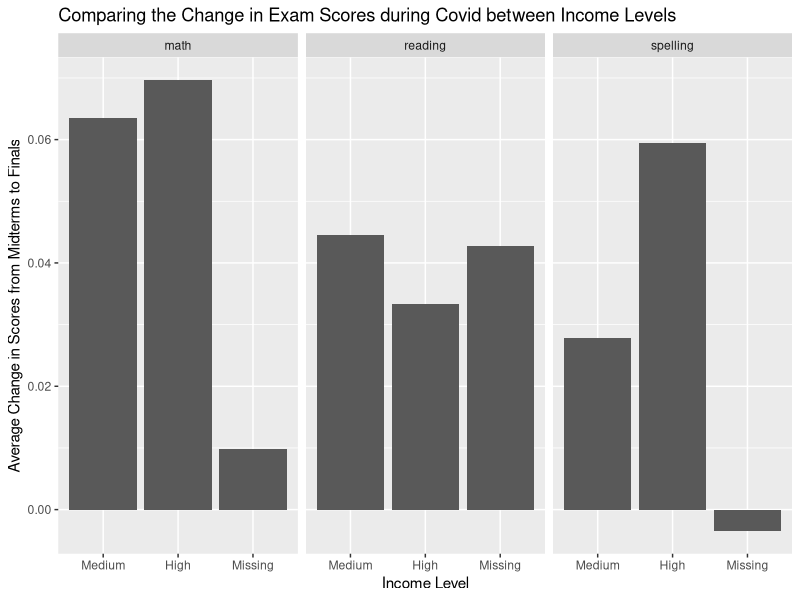
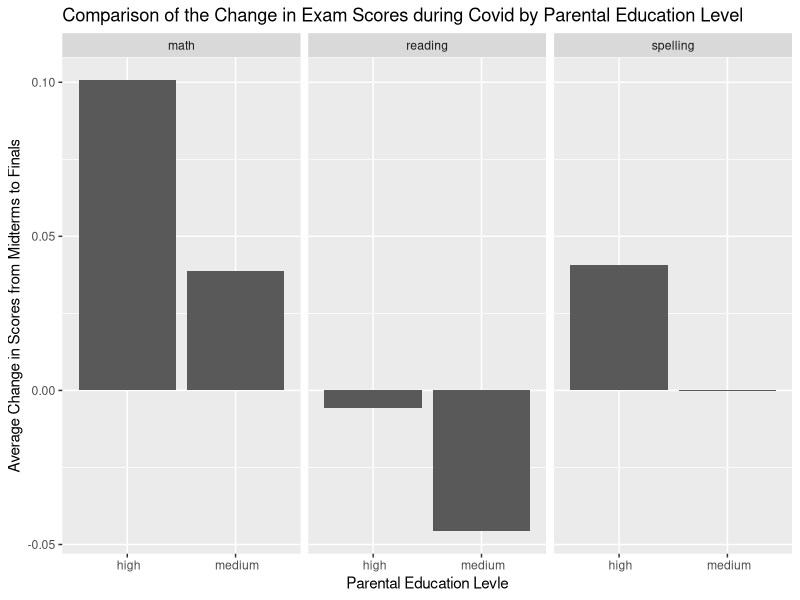

The R script that drew these images, in order:
## ---- chunk 1
library(tidyverse) 

covid <- read_csv("data/factored_covid.csv")
## ---- chunk 2
covid |>
  filter(str_detect(VARIABLES, "income")) |>
  mutate(income_level = as.factor(str_to_sentence(str_extract(VARIABLES, "Medium|High|missing")))) |>
  mutate(income_level = fct_relevel(income_level, c("Medium", "High", "Missing"))) |>
  select(-VARIABLES, -...1, -...2) |>
  group_by(income_level, subject) |>
  summarize(mean_scores_diff = mean(scores_diff)) |>
  ggplot(aes(y = mean_scores_diff, x = income_level)) +
  geom_col() +
  facet_wrap(~subject) +
  labs(x = "Income Level", 
       y = "Average Change in Scores from Midterms to Finals", 
       title = "Comparing the Change in Exam Scores during Covid between Income Levels")
## ---- chunk 3
# Viz 4: Scores During Covid By Parent Education Level
covid |>
  filter(VARIABLES %in% c("COVID-19 year * Parental education high", "COVID-19 year * Parental education medium")) |>
  group_by(VARIABLES,subject) |>
  mutate(VARIABLES = str_sub(VARIABLES, 35, 41)) |>
  summarize(mean_scores_diff = mean(scores_diff)) |>
  ggplot(aes(y = mean_scores_diff, x = VARIABLES)) +
  geom_col() +
  facet_wrap(~subject) +
  labs(x = "Parental Education Levle", 
       y = "Average Change in Scores from Midterms to Finals", 
       title = "Comparison of the Change in Exam Scores during Covid by Parental Education Level")
